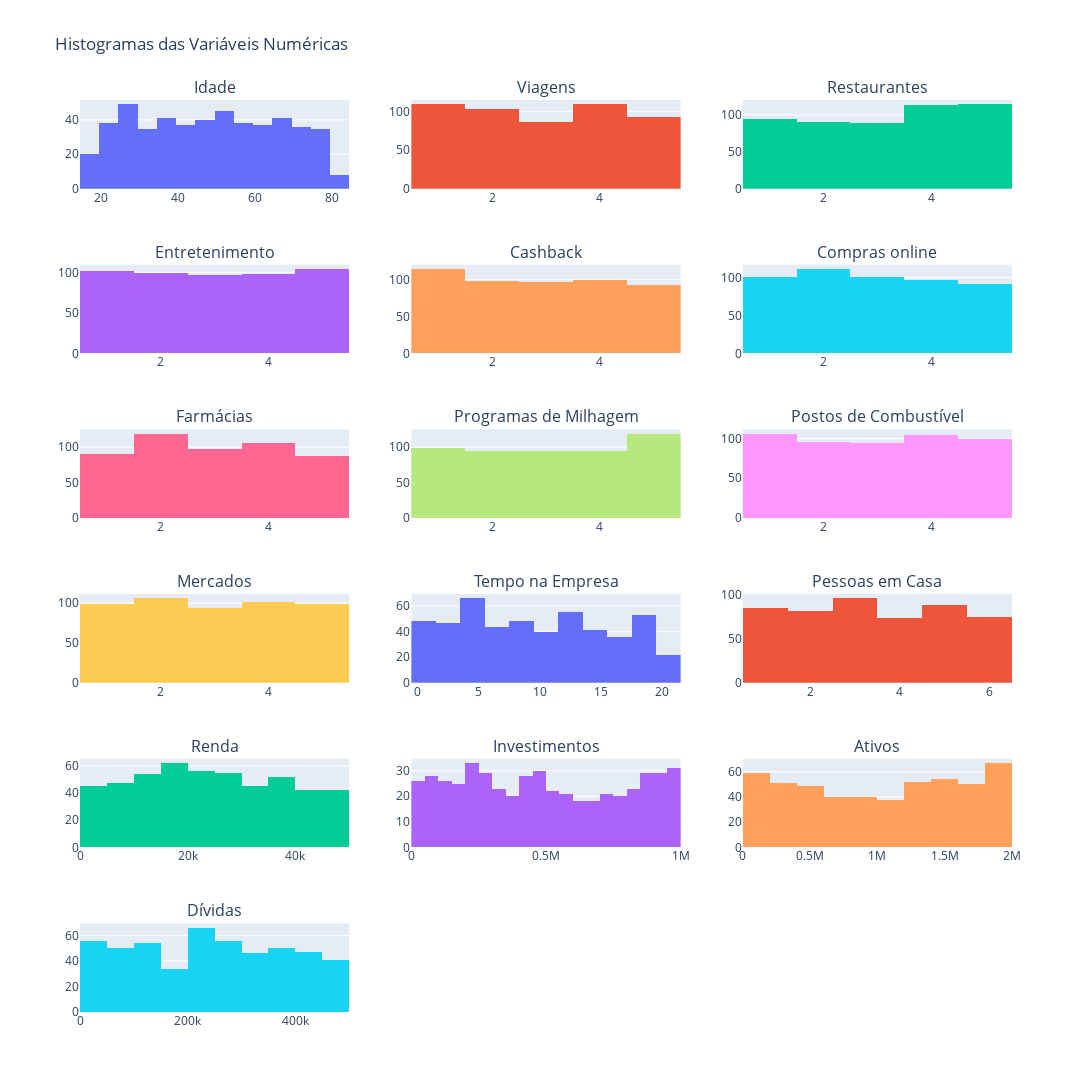

The notebook cell saved with this chart:
### Markdown cell above
### Apresentar histograma das variáveis numéricas

### Code cell
# Numéro de colunas desejadas
num_cols = 3

# Calcular o número de linhas ncessárias
num_rows = math.ceil(len(num_vars)/ num_cols)

# Criar subplots
fig = make_subplots(rows=num_rows, cols=num_cols, subplot_titles=num_vars)

# Adicionar histogramas para cada variável numérica
for i, var in enumerate(num_vars):
  row = (i // num_cols) + 1
  col = (i % num_cols) + 1

  fig.add_trace(
    go.Histogram(x=df_prospects[var], name=var),
    row=row, col=col
  )

# Atualizar layout
# Atualizar layout para remover a legenda
fig.update_layout(
  height=300*num_rows,
  width=1200,
  title_text="Histogramas das Variáveis Numéricas",
  showlegend=False
)

fig.show()

### Figure 1 — Plotly figure (JSON) as saved in the notebook; plotly's stock layout.template omitted (floating-point values rounded to 4 significant figures; data arrays with more than 128 entries replaced by an {"elided": "..."} marker saying what was removed)
{"data": [{"name": "Idade", "type": "histogram", "x": {"elided": "500 int values"}, "xaxis": "x", "yaxis": "y"}, {"name": "Viagens", "type": "histogram", "x": {"elided": "500 int values"}, "xaxis": "x2", "yaxis": "y2"}, {"name": "Restaurantes", "type": "histogram", "x": {"elided": "500 int values"}, "xaxis": "x3", "yaxis": "y3"}, {"name": "Entretenimento", "type": "histogram", "x": {"elided": "500 int values"}, "xaxis": "x4", "yaxis": "y4"}, {"name": "Cashback", "type": "histogram", "x": {"elided": "500 int values"}, "xaxis": "x5", "yaxis": "y5"}, {"name": "Compras online", "type": "histogram", "x": {"elided": "500 int values"}, "xaxis": "x6", "yaxis": "y6"}, {"name": "Farmácias", "type": "histogram", "x": {"elided": "500 int values"}, "xaxis": "x7", "yaxis": "y7"}, {"name": "Programas de Milhagem", "type": "histogram", "x": {"elided": "500 int values"}, "xaxis": "x8", "yaxis": "y8"}, {"name": "Postos de Combustível", "type": "histogram", "x": {"elided": "500 int values"}, "xaxis": "x9", "yaxis": "y9"}, {"name": "Mercados", "type": "histogram", "x": {"elided": "500 int values"}, "xaxis": "x10", "yaxis": "y10"}, {"name": "Tempo na Empresa", "type": "histogram", "x": {"elided": "500 int values"}, "xaxis": "x11", "yaxis": "y11"}, {"name": "Pessoas em Casa", "type": "histogram", "x": {"elided": "500 int values"}, "xaxis": "x12", "yaxis": "y12"}, {"name": "Renda", "type": "histogram", "x": {"elided": "500 int values"}, "xaxis": "x13", "yaxis": "y13"}, {"name": "Investimentos", "type": "histogram", "x": {"elided": "500 int values"}, "xaxis": "x14", "yaxis": "y14"}, {"name": "Ativos", "type": "histogram", "x": {"elided": "500 int values"}, "xaxis": "x15", "yaxis": "y15"}, {"name": "Dívidas", "type": "histogram", "x": {"elided": "500 int values"}, "xaxis": "x16", "yaxis": "y16"}], "layout": {"annotations": [{"font": {"size": 16}, "showarrow": false, "text": "Idade", "x": 0.1444, "xanchor": "center", "xref": "paper", "y": 1.0, "yanchor": "bottom", "yref": "paper"}, {"font": {"size": 16}, "showarrow": false, "text": "Viagens", "x": 0.5, "xanchor": "center", "xref": "paper", "y": 1.0, "yanchor": "bottom", "yref": "paper"}, {"font": {"size": 16}, "showarrow": false, "text": "Restaurantes", "x": 0.8556, "xanchor": "center", "xref": "paper", "y": 1.0, "yanchor": "bottom", "yref": "paper"}, {"font": {"size": 16}, "showarrow": false, "text": "Entretenimento", "x": 0.1444, "xanchor": "center", "xref": "paper", "y": 0.8194, "yanchor": "bottom", "yref": "paper"}, {"font": {"size": 16}, "showarrow": false, "text": "Cashback", "x": 0.5, "xanchor": "center", "xref": "paper", "y": 0.8194, "yanchor": "bottom", "yref": "paper"}, {"font": {"size": 16}, "showarrow": false, "text": "Compras online", "x": 0.8556, "xanchor": "center", "xref": "paper", "y": 0.8194, "yanchor": "bottom", "yref": "paper"}, {"font": {"size": 16}, "showarrow": false, "text": "Farmácias", "x": 0.1444, "xanchor": "center", "xref": "paper", "y": 0.6389, "yanchor": "bottom", "yref": "paper"}, {"font": {"size": 16}, "showarrow": false, "text": "Programas de Milhagem", "x": 0.5, "xanchor": "center", "xref": "paper", "y": 0.6389, "yanchor": "bottom", "yref": "paper"}, {"font": {"size": 16}, "showarrow": false, "text": "Postos de Combustível", "x": 0.8556, "xanchor": "center", "xref": "paper", "y": 0.6389, "yanchor": "bottom", "yref": "paper"}, {"font": {"size": 16}, "showarrow": false, "text": "Mercados", "x": 0.1444, "xanchor": "center", "xref": "paper", "y": 0.4583, "yanchor": "bottom", "yref": "paper"}, {"font": {"size": 16}, "showarrow": false, "text": "Tempo na Empresa", "x": 0.5, "xanchor": "center", "xref": "paper", "y": 0.4583, "yanchor": "bottom", "yref": "paper"}, {"font": {"size": 16}, "showarrow": false, "text": "Pessoas em Casa", "x": 0.8556, "xanchor": "center", "xref": "paper", "y": 0.4583, "yanchor": "bottom", "yref": "paper"}, {"font": {"size": 16}, "showarrow": false, "text": "Renda", "x": 0.1444, "xanchor": "center", "xref": "paper", "y": 0.2778, "yanchor": "bottom", "yref": "paper"}, {"font": {"size": 16}, "showarrow": false, "text": "Investimentos", "x": 0.5, "xanchor": "center", "xref": "paper", "y": 0.2778, "yanchor": "bottom", "yref": "paper"}, {"font": {"size": 16}, "showarrow": false, "text": "Ativos", "x": 0.8556, "xanchor": "center", "xref": "paper", "y": 0.2778, "yanchor": "bottom", "yref": "paper"}, {"font": {"size": 16}, "showarrow": false, "text": "Dívidas", "x": 0.1444, "xanchor": "center", "xref": "paper", "y": 0.09722, "yanchor": "bottom", "yref": "paper"}], "height": 1800, "showlegend": false, "title": {"text": "Histogramas das Variáveis Numéricas"}, "width": 1200, "xaxis": {"anchor": "y", "domain": [0, 0.2889]}, "xaxis10": {"anchor": "y10", "domain": [0, 0.2889]}, "xaxis11": {"anchor": "y11", "domain": [0.3556, 0.6444]}, "xaxis12": {"anchor": "y12", "domain": [0.7111, 1]}, "xaxis13": {"anchor": "y13", "domain": [0, 0.2889]}, "xaxis14": {"anchor": "y14", "domain": [0.3556, 0.6444]}, "xaxis15": {"anchor": "y15", "domain": [0.7111, 1]}, "xaxis16": {"anchor": "y16", "domain": [0, 0.2889]}, "xaxis17": {"anchor": "y17", "domain": [0.3556, 0.6444]}, "xaxis18": {"anchor": "y18", "domain": [0.7111, 1]}, "xaxis2": {"anchor": "y2", "domain": [0.3556, 0.6444]}, "xaxis3": {"anchor": "y3", "domain": [0.7111, 1]}, "xaxis4": {"anchor": "y4", "domain": [0, 0.2889]}, "xaxis5": {"anchor": "y5", "domain": [0.3556, 0.6444]}, "xaxis6": {"anchor": "y6", "domain": [0.7111, 1]}, "xaxis7": {"anchor": "y7", "domain": [0, 0.2889]}, "xaxis8": {"anchor": "y8", "domain": [0.3556, 0.6444]}, "xaxis9": {"anchor": "y9", "domain": [0.7111, 1]}, "yaxis": {"anchor": "x", "domain": [0.9028, 1.0]}, "yaxis10": {"anchor": "x10", "domain": [0.3611, 0.4583]}, "yaxis11": {"anchor": "x11", "domain": [0.3611, 0.4583]}, "yaxis12": {"anchor": "x12", "domain": [0.3611, 0.4583]}, "yaxis13": {"anchor": "x13", "domain": [0.1806, 0.2778]}, "yaxis14": {"anchor": "x14", "domain": [0.1806, 0.2778]}, "yaxis15": {"anchor": "x15", "domain": [0.1806, 0.2778]}, "yaxis16": {"anchor": "x16", "domain": [0, 0.09722]}, "yaxis17": {"anchor": "x17", "domain": [0, 0.09722]}, "yaxis18": {"anchor": "x18", "domain": [0, 0.09722]}, "yaxis2": {"anchor": "x2", "domain": [0.9028, 1.0]}, "yaxis3": {"anchor": "x3", "domain": [0.9028, 1.0]}, "yaxis4": {"anchor": "x4", "domain": [0.7222, 0.8194]}, "yaxis5": {"anchor": "x5", "domain": [0.7222, 0.8194]}, "yaxis6": {"anchor": "x6", "domain": [0.7222, 0.8194]}, "yaxis7": {"anchor": "x7", "domain": [0.5417, 0.6389]}, "yaxis8": {"anchor": "x8", "domain": [0.5417, 0.6389]}, "yaxis9": {"anchor": "x9", "domain": [0.5417, 0.6389]}}}
